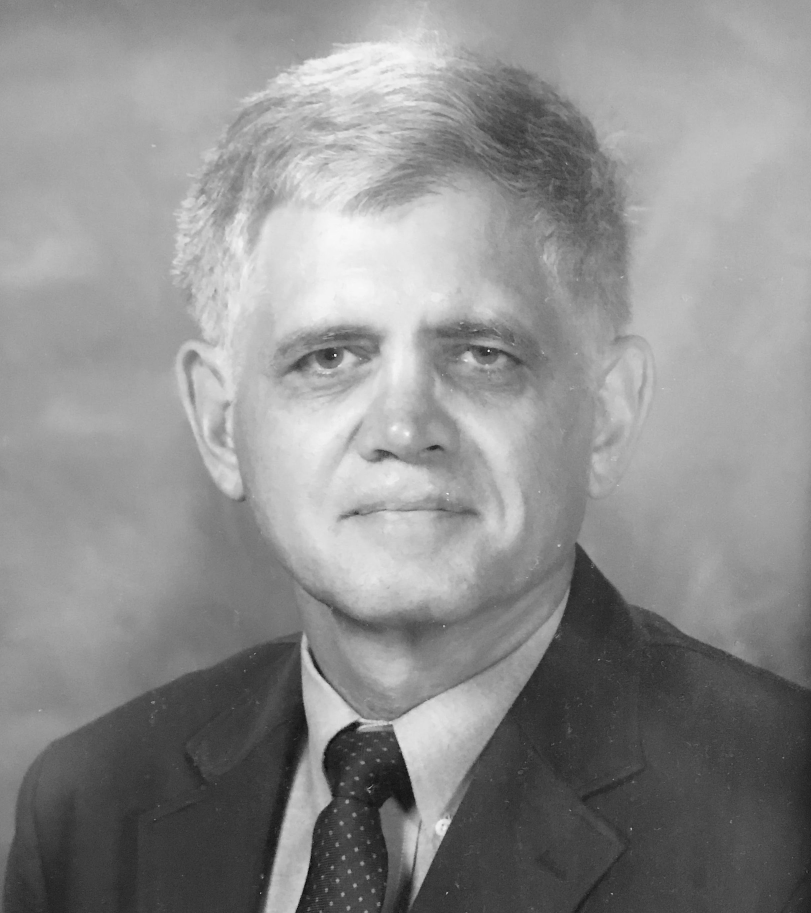
%> input picture ScorBotToolboxFunctions/SimulationComponents/Wick.png, 2433 x 2739 px (shown at 1/3 size)
$ octave --eval "ScorDrawMaker;"   (GNU Octave 9; MATLAB toolbox functions it lacks are replaced by stand-ins)
%> lines starting %> are read from the running program, lines starting %| are printed output that depends on the picture
### ScorBotToolboxFunctions/ScorSimInit.m
function scorSim = ScorSimInit(varargin)
% SCORSIMINIT initializes a visualization of the ScorBot
%   scorSim = SCORSIMINIT initializes a visualization of the ScorBot in a
%   new figure window, and returns the scorSim structured array.
%
%   Structured Array Fields for scorSim:
%       scorSim.Figure - figure handle of ScorBot visualization
%       scorSim.Axes   - axes handle of ScorBot visualization
%       scorSim.Joints - 1x5 array containing joint handles for ScorBot
%           visulization (hgtransform objects, use
%           set(scorSim.Joints(i),'Matrix',Rz(angle)) to change a specific
%           joint angle)
%       scorSim.Frames - 1x5 array containing reference frame handles for
%           ScorBot (hgtransform objects with triad.m decendants)
%       scorSim.Finger - 1x4 array containing reference frame handles for
%           the ScorBot end-effector fingers (hgtransform objects)
%       scorSim.FingerTip - 1x2 array containing reference frame handles
%           for the ScorBot end-effector fingertips (hgtransform objects)
%       scorSim.TeachFlag - status update object, not for general use
%       scorSim.TeachText - status update object, not for general use
%       scorSim.DrawFlag
%       scorSim.DrawText
%       scorSim.DrawTool
%       scorSim.DrawLine
%       scorSim.LabBench
%       scorSim.Paper
%       scorSim.Speed
%       scorSim.IsMoving
%       scorSim.CheckerBoard
%       scorSim.Ball
%
%   Example:
%       %% Initialize ScorBot simulation
%       scorSim = ScorSimInit;
%
%       %% Add patch elements to visualize ScorBot
%       ScorSimPatch(scorSim);
%
%       %% Put the ScorBot simulation in XYZPR teach mode
%       ScorSimTeachXYZPR(scorSim);
%
%   See also ScorSimPatch ScorSimGoHome ScorSimSetBSEPR ScorSimGetBSEPR
%            ScorSimSetXYZPR ScorSimGetXYZPR etc
%
%   M. Kutzer, 13Aug2015, USNA

% Updates
%   25Sep2015 - Updated to adjust default view angle to match student view
%   03Oct2015 - Updated to include gripper functionality
%   15Oct2015 - Updated to include global for keypress movements
%   20Oct2015 - Updated to include teach indicator
%   23Oct2015 - Updated field of view (xlim)
%   01Nov2015 - Updated indicator axes to hide handle visibility
%   29Dec2015 - Updated comments
%   30Dec2015 - Updated see also
%   30Dec2015 - Updated error checking
%   30Dec2015 - Updated to add example
%   17Oct2017 - Updated documentation and nargout check
%   18Aug2020 - Added drawing fields
%   21Aug2020 - Added speed field
%   21Aug2020 - Added moving field
%   20Mar2021 - Added checkerboard and ball objects

%% Check inputs
% Check for too many inputs
if nargin > 0
    warning('ScorSim:TooManyInputs',...
        'Too many inputs specified. Ignoring additional parameters.');
end

%% Check outputs
if nargout < 1
    warning('ScorSim:NoSimOut',...
        'An output (e.g. "sim = ScorSimInit") must be specified to interact with the ScorBot simulation.');
end
%% Initialize output
scorSim.Figure = [];
scorSim.Axes   = [];
scorSim.Joints = [];
scorSim.Frames = [];

%% Setup figure
% Create new figure
scorSim.Figure = figure;
% Create axes in scorSim.Figure
scorSim.Axes   = axes('Parent',scorSim.Figure);
% Update figure properties
set(scorSim.Figure,'Name','ScorBot Visualization','MenuBar','none',...
    'NumberTitle','off','ToolBar','Figure');
set(scorSim.Figure,'Units','Normalized','Position',[0.30,0.25,0.40,0.60]);
% Set tag to help confirm validity of global variable
set(scorSim.Figure,'Tag','ScorBot Visualization Figure, Do Not Change');
% Set axes limits
set(scorSim.Axes,'XLim',[-700,700],'YLim',[-700,700],'ZLim',[-50,1000]);
daspect([1 1 1]);
hold on
% Define axes labels
xlabel(scorSim.Axes,'x (mm)');
ylabel(scorSim.Axes,'y (mm)');
zlabel(scorSim.Axes,'z (mm)');

%% Create visualization
DHtable = ScorDHtable;
scorSim.Frames = plotDHtable(scorSim.Axes,DHtable,'LinkLabels','Off');
view(scorSim.Axes,[-127,30]);

%% Hide unwanted triad labels
hideTriadLabels(scorSim.Frames);

%% Make intermittent frames
for i = 2:numel(scorSim.Frames)
    scorSim.Joints(i-1) = hgtransform('Parent',scorSim.Frames(i-1));
    set(scorSim.Frames(i),'Parent',scorSim.Joints(i-1));
end

%% Setup gripper
% Finger Base coordinates
n = 4;
v(1,:) = zeros(1,n);
v(2,:) = [44.83, 31.85,-31.85,-44.83];
v(3,:) = repmat(-66.19,1,n);
for i = 1:n
    h(i) = hgtransform('Parent',scorSim.Frames(6),...
        'Matrix',Tx(v(1,i))*Ty(v(2,i))*Tz(v(3,i)),...
        'Tag',sprintf('FingerLinkBaseFrame%d',i));
    g(i) = hgtransform('Parent',h(i),...
        'Tag',sprintf('FingerLinkFrame%d',i));
    f(i) = hgtransform('Parent',g(i),...
        'Matrix',Tz(47.22),...
        'Tag',sprintf('FingerTipBaseFrame%d',i));
    d(i) = hgtransform('Parent',f(i),...
        'Tag',sprintf('FingerTipFrame%d',i));
end
% Assign finger frames
for i = 1:n
    scorSim.Finger(i) = g(i);
end
% Assign fingertip frames
idx = [1,4];
for i = 1:2
    scorSim.FingerTip(i) = d(idx(i));
end

%% Set callback function
set(scorSim.Figure,'WindowKeyPressFcn',@ScorSimTeachCallback);

%% Setup Teach Indicator Axes
% Create indicator axes
axs = axes('Parent',scorSim.Figure,'Position',[0.84,0.0,0.16,0.08],...
           'xlim',[0,2],'ylim',[0,1],'Visible','Off',...
           'HandleVisibility','off');
% Create status flag
scorSim.TeachFlag = patch([0,2,2,0,0],[0,0,1,1,0],'w');
set(scorSim.TeachFlag,'FaceColor','w','EdgeColor','k','FaceAlpha',0.5,...
    'Parent',axs);
% Create status text
scorSim.TeachText = text(1,0.5,sprintf('Inactive.'),...
    'VerticalAlignment','Middle',...
    'HorizontalAlignment','Center');
set(scorSim.TeachText,'Parent',axs);
% Set visibility
set([scorSim.TeachFlag,scorSim.TeachText],'Visible','off');

%% Setup Drawing Indicator Axes
% Create indicator axes
axs = axes('Parent',scorSim.Figure,'Position',[0.0,0.0,0.16,0.08],...
           'xlim',[0,2],'ylim',[0,1],'Visible','Off',...
           'HandleVisibility','off');
% Create status flag
scorSim.DrawFlag = patch([0,2,2,0,0],[0,0,1,1,0],'w');
set(scorSim.DrawFlag,'FaceColor','w','EdgeColor','k','FaceAlpha',0.5,...
    'Parent',axs);
% Create status text
scorSim.DrawText = text(1,0.5,sprintf('Inactive.'),...
    'VerticalAlignment','Middle',...
    'HorizontalAlignment','Center');
set(scorSim.DrawText,'Parent',axs);
% Set visibility
set([scorSim.DrawFlag,scorSim.DrawText],'Visible','off');

%% Create lab bench and paper
scorSim.LabBench = hgtransform('Parent',scorSim.Frames(1),...
    'Matrix',Tx(150.00)*Tz(19.95));
patch('Vertices',...
    [  0.00,  0.00, 60.00, 60.00,  0.00,  0.00, 60.00, 60.00;...
      12.00,-12.00,-12.00, 12.00, 12.00,-12.00,-12.00, 12.00;...
      -0.75, -0.75, -0.75, -0.75,  0.00,  0.00,  0.00,  0.00].'*25.4,...
    'Faces',[1,2,3,4; 5,6,7,8; 1,2,6,5; 2,3,7,6; 3,4,8,7; 4,1,5,8],...
    'Parent',scorSim.LabBench,'EdgeColor','None','FaceColor',[102, 118, 134]./255,...
    'Tag','ScorBot Simulation Lab Bench');
set(scorSim.LabBench,'Visible','off');

scorSim.Paper = hgtransform('Parent',scorSim.Frames(1),...
    'Matrix',Tx(300.00)*Tz(20.00));
patch('Vertices',...
    [-4.25,-4.25, 4.25, 4.25;...
      5.50,-5.50,-5.50, 5.50].'*25.4,...
     'Faces',[1,2,3,4],...
     'Parent',scorSim.Paper,'EdgeColor','None','FaceColor',[248,248,255]./255,...
     'Tag','ScorBot Simulation Paper');
 set(scorSim.Paper,'Visible','off');

%% Setup Drawing Tool & Line
scorSim.DrawTool = hgtransform('Parent',scorSim.Frames(6),...
    'Matrix',Tz(3.5*25.4),'Tag','ScorBot Simulation Drawing Tool');
plot3([0,0],[0,0],[0,-3.75*25.4],'Parent',scorSim.DrawTool,...
    'Linewidth',2,'Tag','ScorBot Simulation Drawning Tool Pen','Color','k');
set(scorSim.DrawTool,'Visible','off');

scorSim.DrawLine = plot(scorSim.Paper,nan,nan,'k','LineWidth',1.5);
set(scorSim.DrawLine,'XData',nan,'YData',nan,'ZData',nan);

%% Setup Speed Parameter
scorSim.Speed = text(0,0,'50','Parent',scorSim.Axes,...
    'Tag','Simulation Speed','Visible','off');

%% Setup Moving Parameter
scorSim.IsMoving = text(0,0,'0','Parent',scorSim.Axes,...
    'Tag','Simulation is Moving','Visible','off');

%% Setup checkerboard
cb.boardSize = [6,7];
cb.squareSize = 19.05;
[cb.hg, cb.ptc] = plotCheckerboard(...
    scorSim.Frames(6),cb.boardSize,cb.squareSize);
set(cb.hg,'Visible','off');
hideTriad(cb.hg);
set(cb.ptc,'EdgeColor','none');

% Define board
cb.w = 4.75 * 25.4; % Width  (mm)
cb.h = 6.25 * 25.4; % Height (mm)
cb.d = 7;           % Depth  (mm)
% Board vertices (referenced from lower left corner)
cb.v_l = [...
    0.00, 0.00, cb.h, cb.h, 0.00, 0.00, cb.h, cb.h;... % x-coordinates
    0.00, cb.w, cb.w, 0.00, 0.00, cb.w, cb.w, 0.00;... % y-coordinates
    0.10, 0.10, 0.10, 0.10, cb.d, cb.d, cb.d, cb.d];   % z-coordinates
cb.v_l(4,:) = 1;
% Board faces
cb.f = [...
    1,2,3,4;...
    5,6,7,8;...
    1,2,6,5;...
    2,3,7,6;...
    3,4,8,7;...
    4,1,5,8];
% Transformation relating board lower left to grid frame
cb.H_l2g = Tx( -(cb.squareSize + 0.88*25.4) )*Ty( -(cb.squareSize + 0.21*25.4) );
% Reference board to grid frame
cb.v_g = cb.H_l2g * cb.v_l;
% Patch board
cb.brd = patch('Faces',cb.f,'Vertices',cb.v_g(1:3,:).','FaceColor','w',...
    'EdgeColor','k','FaceAlpha',1,'Parent',cb.hg,'Visible','off');

% Place checkerboard in the gripper
ScorSimSetGripper(scorSim,cb.d);
cb.go = ScorSimGetGripperOffset(scorSim);
cb.gw = 15.1;

cb.H_g2e = Ty(cb.d/2)*Tx(cb.gw/2 + 29.2)*Tz(cb.go + 22.4)*Ry(-pi/2)*Rx(pi/2);
set(cb.hg,'Matrix',cb.H_g2e);

% Update tags
set(cb.hg, 'Tag','ScorBot Simulation Gripper CheckerBoard, Frame');
set(cb.ptc,'Tag','ScorBot Simulation Gripper CheckerBoard, CheckerBoard');
set(cb.brd,'Tag','ScorBot Simulation Gripper CheckerBoard, Board');

% Package output
scorSim.CheckerBoard = cb.hg;

%% Setup ball
rb.sfit.Radius = 51/2;      % Radius of ball (51mm OD)
rb.sfit.Center = [0,0,0];   % Center of ball
rb.stct = patchSphere(rb.sfit,500); % Structured array containing patch info

rb.h_s2e = hgtransform('Parent',scorSim.Frames(6));
rb.ptc = patch(rb.stct,'FaceColor','r','EdgeColor','none',...
    'Parent',rb.h_s2e,'Visible','off');

% Update tags
set(rb.h_s2e, 'Tag','ScorBot Simulation Gripper Ball, Frame');
set(rb.ptc,   'Tag','ScorBot Simulation Gripper Ball, Ball');

% Package output
scorSim.Ball = rb.h_s2e;
%% Close gripper
ScorSimSetGripper(scorSim,'Close');

%% Home ScorSim
ScorSimGoHome(scorSim,'MoveType','Instant');

%% Set default view (matches USNA MU111 setup)
view([(-37.5+180),30]);

### ScorBotToolboxFunctions/ScorDHtable.m
function DHtable = ScorDHtable(BSEPR)
% SCORDHTABLE creates a DH table for the ScorBot following the
% Denavit뺿artenberg convention.
%   DHtable = SCORDHTABLE() creates a DH table associated with joint angles
%   of zero. Lengths are given in millimeters, angles are given in radians.
%
%   DHtable = SCORDHTABLE(BSEPR) creates a DH table associated with joint
%   angles contained in the 5-element vector BSEPR. Lengths are given in
%   millimeters, angles are given in radians.
%
%       DHtable = [theta_0,d_0,a_0,alpha_0;
%                  theta_1,d_1,a_1,alpha_1;
%                  ...
%                  theta_N,d_N,a_N,alpha_N];
%
%   Recall:
%       H01 = Rz(theta_0)*Tz(d_0)*Tx(a_0)*Rx(alpha_0)
%       H12 = Rz(theta_1)*Tz(d_1)*Tx(a_1)*Rx(alpha_1)
%       ...
%       HNe = Rz(theta_N)*Tz(d_N)*Tx(a_N)*Rx(alpha_N)
%
%   See also ScorBSEPR2Pose
%
%   M. Kutzer, 10Aug2015, USNA

%% Check inputs
narginchk(0,1);

if nargin < 1
    BSEPR = zeros(1,5);
end
if numel(BSEPR) ~= 5;
    error('Joint angle vector must be a 5-element array.');
end

%% Create DH table
theta(1,1) = BSEPR(1);      % theta0* in radians
theta(2,1) = BSEPR(2);      % theta1* in radians
theta(3,1) = BSEPR(3);      % theta2* in radians
theta(4,1) = BSEPR(4)+pi/2; % theta3* in radians (additional pi/2 to correctly align zero-configuration)
theta(5,1) = BSEPR(5);      % theta4* in radians

d(1,1) = 349.000; % d0 in millimeters
d(2,1) =   0.000; % d1 in millimeters
d(3,1) =   0.000; % d2 in millimeters
d(4,1) =   0.000; % d3 in millimeters
d(5,1) = 145.125; % d4 in millimeters

a(1,1) =  16.000; % a0 in millimeters
a(2,1) = 221.000; % a1 in millimeters
a(3,1) = 221.000; % a2 in millimeters
a(4,1) =   0.000; % a3 in millimeters
a(5,1) =   0.000; % a4 in millimeters

alpha(1,1) =  pi/2; % alpha0 in radians
alpha(2,1) =     0; % alpha1 in radians
alpha(3,1) =     0; % alpha2 in radians
alpha(4,1) =  pi/2; % alpha3 in radians
alpha(5,1) =     0; % alpha4 in radians

DHtable = [theta, d, a, alpha];

### ScorBotToolboxFunctions/ScorDrawMaker.m
function ScorDrawMaker
% SCORDRAWMAKER initializes a visualization of the ScorBot and renders an
% image of Professor Emeritus Carl Wick.
%
% Carl continues to be instrumental in the development of all versions of
% the ScorBot Toolbox. He released the original RobotDll back in 2010 for
% the "Matlab Toolbox for the Intelitek Scorbot" (MTIS). This library was
% the jumping point for all MATLAB interaction with the Intelitek
% SCORBOT-ER 4u at the United States Naval Academy. Since that time, Carl
% has answered countless questions and even identified the critical USBC
% version fix during the summer of 2019. This fix led to the addition and
% use of ScorConfigurationSync.m, solving issues associated with the
% recurring 201 impact errors that plagued the toolbox during its rocky,
% yearlong transition to 64-bit OS. In the time since, he has developed a
% 64bit update to the toolbox that will supersede the existing toolbox
% framework and enable full use of the new, documented functionality of
% the Intelitek USBC library.
%
%   Thank you for everything Carl!
%
%   M. Kutzer, 21Nov2019, USNA

% Updates:
%   08Sep2020 - Updated for new simulation syntax

%% Read Image
% Load image
imEND = imread('Wick.png');
%> imEND is the input picture: size 2739x2433 uint8; min 1, max 255, mean 141.6
% Crop image for uniform aspect ratio
imEND = imcrop(imEND,[16,19,2399,2699]);
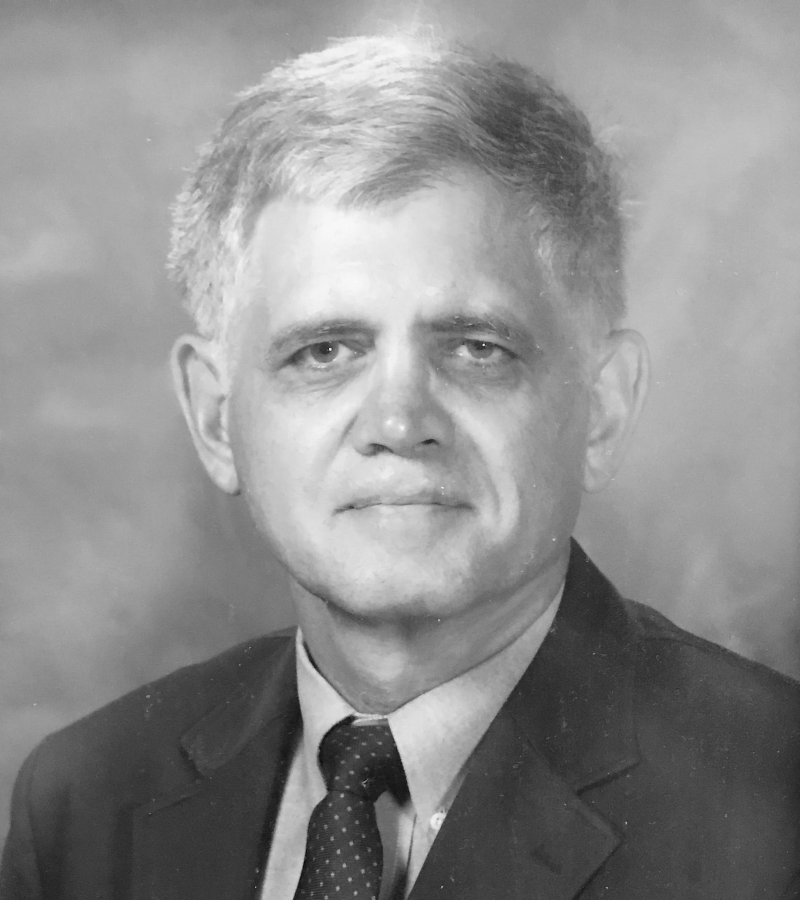
%> imEND: size 2700x2400 uint8 (shown at 1/3 size); min 1, max 255, mean 142.2
% Resize image
imEND = imresize(imEND,(1/9));
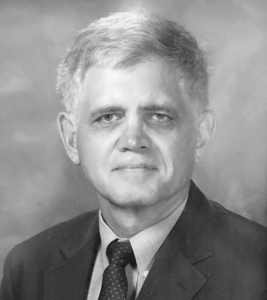
%> imEND: size 300x267 uint8; min 21, max 248, mean 142.2
% Make image "color" for rendering
imEND = repmat(imEND,1,1,3);
%> imEND: size 300x267x3 uint8

% Define "current" image
imNOW = imEND;
imNOW(:,:,:) = 255;
%> imNOW: size 300x267x3 uint8; every value is 255
%> the run ends on the next line

%% Initialize simulation
sim = ScorSimInit;
set(sim.Axes,'Visible','off');
xlim(sim.Axes,[-225,525]);
ylim(sim.Axes,[-225,225]);
set(sim.Figure,'Units','Normalized','Position',[0,0,1,1],'Color',[1,1,1],...
    'Name','Professor Emeritus C. Wick, USNA Department of Weapons, Robotics, & Control Engineering');
ScorSimPatch(sim);

%% Rotate view
% Define initial and final views
[v0(1),v0(2)] = view(sim.Axes);
vf = [180,90];
% Interpolate between views
n = 30;
for i = 1:numel(v0)
    v(i,:) = linspace(v0(i),vf(i),n);
end
% Rotate view
for f = 1:n
    view(sim.Axes,v(:,f).');
    drawnow;
end

%% Position image in ScorBot simulation
% Define image transformation
H_p2o = Ry(pi)*Tx(-(size(imEND,2) + 140) )*Ty(-(size(imEND,1)/2) )*Tz(-105);
h_p2o = triad('Parent',sim.Frames(1),'Matrix',H_p2o,'Scale',50);
% Render image and place in simulation
figTMP = figure;
axsTMP = axes('Parent',figTMP);
img = imshow(imNOW,'Parent',axsTMP);
set(img,'Parent',h_p2o);
delete(figTMP);

%% Initialize ScorBot end-effector pose for drawing
R0 = ...
    [ 1, 0, 0;...
    0,-1, 0;...
    0, 0,-1];
H0 = eye(4);
H0(1:3,1:3) = R0;

%% Define drawing parameters
% Define drawing waypoints
r = 7; % Closed gripper tip is ~7mm wide
y_Pass = (r+1):(2*r):size(imEND,1);
for i = 1:numel(y_Pass)
    switch mod(i,2)
        case 1
            xyzWPT_p{i}(1,:) = [size(imEND,2),1];
        otherwise
            xyzWPT_p{i}(1,:) = [1,size(imEND,2)];
    end
    xyzWPT_p{i}(2,:) = y_Pass(i);
    xyzWPT_p{i}(3,:) = 0;
    xyzWPT_p{i}(4,:) = 1;

    % [11 lines of commented-out code are left out]
end

%% Define path information
s0 = 0;         % Initial cumulative 1/(avg. brightness + 1) value
d = -r:(r-1);   % Sketch "diameter"
xALL = [];      % All x-positions for path
yALL = [];      % All y-positions for path
zALL = [];      % All z-positions for path
dsALL = [];     % All average brightness values for path
sALL = [];      % All cumulative 1/(avg. brightness + 1) values for path

for i = 1:numel(xyzWPT_p)
    % Total number of discrete values between x_init & x_goal
    n = abs( diff(xyzWPT_p{i}(1,:)) ) + 1;
    % Interpolate x/y/z initial and goal values
    x = linspace(xyzWPT_p{i}(1,1),xyzWPT_p{i}(1,2),n);
    y = linspace(xyzWPT_p{i}(2,1),xyzWPT_p{i}(2,2),n);
    z = linspace(xyzWPT_p{i}(3,1),xyzWPT_p{i}(3,1),n);

    % Define average brightness and cumulative 1/(avg. brightness + 1)
    % -> Average y-value
    y0 = mean(y);
    for j = 1:numel(x)
        % -> Mean average brightness over for sketch "diameter"
        ds(j) = mean(mean( double(imEND(d+y0,x(j))) ));
        % -> Cumulative 1/(avg. brightness + 1)
        s(j) = s0 + 1/(ds(j)+1);
        % -> Update current cumulative 1/(avg. brightness + 1)
        s0 = s(j);
    end

    % Update path arrays
    xALL = [xALL,x];
    yALL = [yALL,y];
    zALL = [zALL,z];
    dsALL = [dsALL,ds];
    sALL = [sALL,s];
end

%% Convert cumulative 1/(avg. brightness + 1) values ("s") to time
% -> We want to go slower for darker pixel averages and faster for lighter
%    pixel averages.
t_max = 10; % Desired total time to complete the drawing (seconds)
s2t = t_max/max(sALL);
tALL = sALL * s2t;

%% Convert average brightness values ("ds") to z height
% -> We want to press more (harder) for average brightness values closer
%    to 0, and press less for average brightness values closer to 255.

% Given that the z-direction of Carl's image points into the working
% surface, a more negative z-value represents a lighter interaction and a
% z-value of zero represents the "hardest" interaction possible.
%     0 - Black --> 0 (i.e. push hardest) height
%   255 - White --> z_min (negative) height
z_min = -5; % minimum height
p = polyfit([0,255],[0,z_min],1); % linear fit
zALL = polyval(p,dsALL); % z-heights

%% Fit a time-dependent function for the x/y/z path
pp(1) = spline(tALL,xALL);
pp(2) = spline(tALL,yALL);
pp(3) = spline(tALL,zALL);

%% Animate
% Define points in time
%   Frame p - relative to Carl's picture
%   Frame o - relative to the ScorBot base frame
fps = 30;   % assumed animation frame rate (frames per second)
t = [0:(1/fps):t_max,t_max];
for i = 1:numel(pp)
    X_p(i,:) = ppval(pp(i),t);
end
X_p(4,:) = 1;
X_o = H_p2o * X_p;

% Move to first point
H0(1:3,4) = X_o(1:3,1);
q0 = ScorSimGetBSEPR(sim);
qi = ScorPose2BSEPR(H0);
n = 20;
q = [];
for i = 1:numel(q0)
    q(i,:) = linspace(q0(i),qi(i),n);
end
for f = 1:size(q,2)
    ScorSimSetBSEPR(sim,q(:,f).','MoveType','Instant');
    drawnow;
end

% Draw Carl
for f = 1:size(X_p,2)
    % Move ScorBot
    H0(1:3,4) = X_o(1:3,f);
    ScorSimSetPose(sim,H0,'MoveType','Instant');

    % Update image mask
    D = (xALL - X_p(1,f)).^2 + (yALL - X_p(2,f)).^2 + (zALL - X_p(3,f)).^2;
    idx = find(D == min(D));
    bin = false(size(imNOW));
    for k = 1:idx
        bin(d+yALL(k),xALL(k),:) = true;
    end

    % Update image
    imNOW(bin) = imEND(bin);
    set(img,'CData',imNOW);

    drawnow;
end

% Move to home position
qi = ScorSimGetBSEPR(sim);
n = 20;
q = [];
for i = 1:numel(q0)
    q(i,:) = linspace(qi(i),q0(i),n);
end
for f = 1:size(q,2)
    ScorSimSetBSEPR(sim,q(:,f).','MoveType','Instant');
    drawnow;
end
